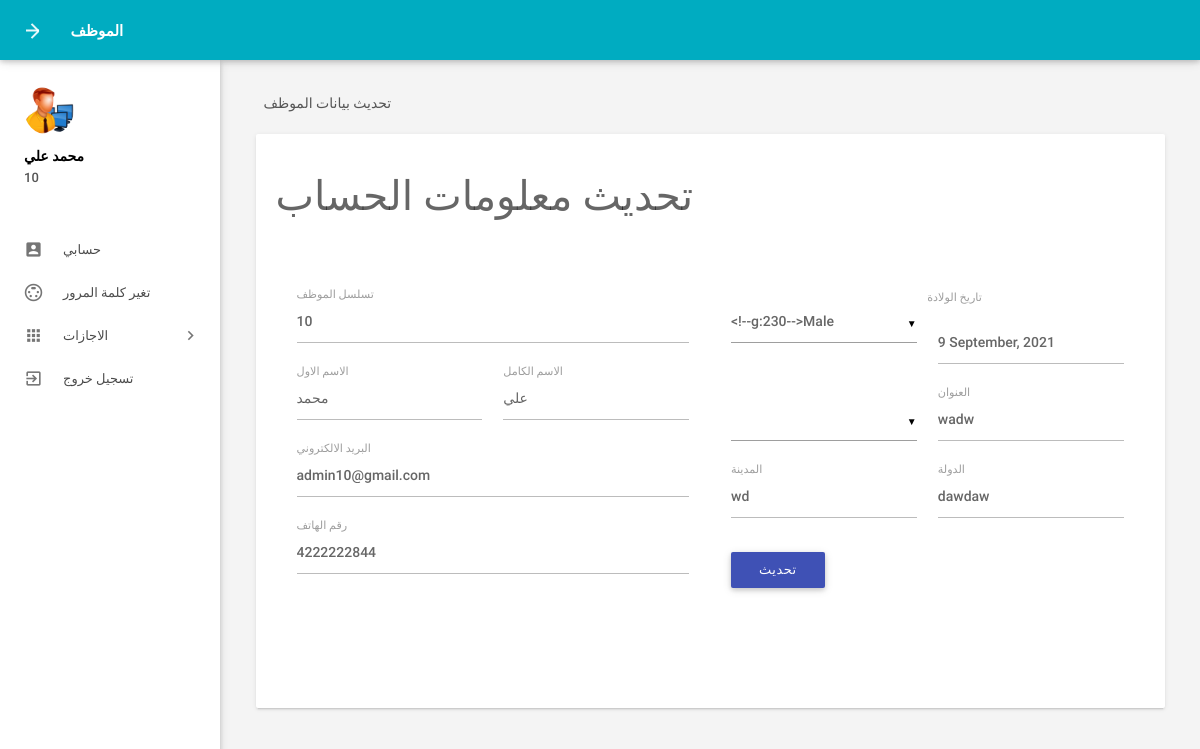
Page /myprofile.php (signed in) on the committed database.
### tables this page shows
CREATE TABLE `tblemployees` (
  `id` int(11) NOT NULL,
  `EmpId` varchar(100) NOT NULL,
  `FirstName` varchar(150) NOT NULL,
  `LastName` varchar(150) NOT NULL,
  `EmailId` varchar(200) NOT NULL,
  `Password` varchar(180) NOT NULL,
  `Gender` varchar(100) NOT NULL,
  `Dob` varchar(100) NOT NULL,
  `Department` varchar(255) NOT NULL,
  `Address` varchar(255) NOT NULL,
  `City` varchar(200) NOT NULL,
  `Country` varchar(150) NOT NULL,
  `Phonenumber` char(11) NOT NULL,
  `Status` int(1) NOT NULL,
  `RegDate` timestamp NOT NULL DEFAULT current_timestamp()
);

### myprofile.php (the view, shortened to what this page needs)
<?php
include('includes/config.php');
if(strlen($_SESSION['emplogin'])==0)
    {
header('location:index.php');
}
else{
    ?>
<!DOCTYPE html>
<html lang="en">
    <head>
        <link type="text/css" rel="stylesheet" href="assets/plugins/materialize/css/materialize.min.css"/>
        <link href="assets/plugins/material-preloader/css/materialPreloader.min.css" rel="stylesheet">
        <link href="assets/css/alpha.min.css" rel="stylesheet" type="text/css"/>
        <link href="assets/css/custom.css" rel="stylesheet" type="text/css"/>
    </head>
    <body>
  <?php include('includes/header.php');?>
       <?php include('includes/sidebar.php');?>
   <main class="mn-inner">
                <div class="row">
                    <div class="col s12">
                        <div class="page-title">تحديث بيانات الموظف</div>
                    </div>
                    <div class="col s12 m12 l12">
                        <div class="card">
                            <div class="card-content">
                                <form id="example-form" method="post" name="updatemp">
                                    <div>
                                        <h3>تحديث معلومات الحساب</h3>
                                        <section>
                                            <div class="wizard-content">
                                                <div class="row">
                                                    <div class="col m6">
                                                        <div class="row">
<?php
$eid=$_SESSION['emplogin'];
$sql = "SELECT * from  tblemployees where EmailId=:eid";
$query = $dbh -> prepare($sql);
$query -> bindParam(':eid',$eid, PDO::PARAM_STR);
$query->execute();
$results=$query->fetchAll(PDO::FETCH_OBJ);
if($query->rowCount() > 0)
{
foreach($results as $result)
{               ?>
 <div class="input-field col  s12">
<label for="empcode">تسلسل الموظف</label>
<input  name="empcode" id="empcode" value="<?php echo htmlentities($result->EmpId);?>" type="text" autocomplete="off" readonly required>
</div>
<div class="input-field col m6 s12">
<label for="firstName">الاسم الاول</label>
<input id="firstName" name="firstName" value="<?php echo htmlentities($result->FirstName);?>"  type="text" required>
</div>
<div class="input-field col m6 s12">
<label for="lastName">الاسم الكامل</label>
<input id="lastName" name="lastName" value="<?php echo htmlentities($result->LastName);?>" type="text" autocomplete="off" required>
</div>
<div class="input-field col s12">
<label for="email">البريد الالكتروني</label>
<input  name="email" type="email" id="email" value="<?php echo htmlentities($result->EmailId);?>" readonly autocomplete="off" required>
</div>
<div class="input-field col s12">
<label for="phone">رقم الهاتف</label>
<input id="phone" name="mobileno" type="tel" value="<?php echo htmlentities($result->Phonenumber);?>" maxlength="11" autocomplete="off" required>
 </div>
</div>
</div>
<div class="col m6">
<div class="row">
<div class="input-field col m6 s12">
</div>
<label for="birthdate">تاريخ الولادة</label>
<div class="input-field col m6 s12">
<input id="birthdate" name="dob"  class="datepicker" value="<?php echo htmlentities($result->Dob);?>" >
</div>
<div class="input-field col m6 s12">
</div>
<div class="input-field col m6 s12">
<label for="address">العنوان</label>
<input id="address" name="address" type="text"  value="<?php echo htmlentities($result->Address);?>" autocomplete="off" required>
</div>
<div class="input-field col m6 s12">
<label for="city">المدينة</label>
<input id="city" name="city" type="text"  value="<?php echo htmlentities($result->City);?>" autocomplete="off" required>
 </div>
<div class="input-field col m6 s12">
<label for="country">الدولة</label>
<input id="country" name="country" type="text"  value="<?php echo htmlentities($result->Country);?>" autocomplete="off" required>
</div>
<?php }}?>
<div class="input-field col s12">
<button type="submit" name="update"  id="update" class="waves-effect waves-light btn indigo m-b-xs">تحديث</button>
</div>
                                                        </div>
                                                    </div>
                                                </div>
                                            </div>
                                        </section>
                                    </div>
                                </form>
                            </div>
                        </div>
                    </div>
                </div>
            </main>
        </div>
        <div class="left-sidebar-hover"></div>
    </body>
</html>
<?php } ?>

### includes/sidebar.php (shortened to what this page needs)
     <aside id="slide-out" class="side-nav white fixed">
                <div class="side-nav-wrapper">
                    <div class="sidebar-profile">
                        <div class="sidebar-profile-image">
                            <img src="assets/images/em.png" class="circle" alt="">
                        </div>
                        <div class="sidebar-profile-info">
                    <?php
$eid=$_SESSION['eid'];
$sql = "SELECT FirstName,LastName,EmpId from  tblemployees where id=:eid";
$query = $dbh -> prepare($sql);
$query->bindParam(':eid',$eid,PDO::PARAM_STR);
$query->execute();
$results=$query->fetchAll(PDO::FETCH_OBJ);
if($query->rowCount() > 0)
{
foreach($results as $result)
{               ?>
                                <p><?php echo htmlentities($result->FirstName." ".$result->LastName);?></p>
                                <span><?php echo htmlentities($result->EmpId)?></span>
                         <?php }} ?>
                        </div>
                    </div>
                <ul class="sidebar-menu collapsible collapsible-accordion" data-collapsible="accordion">
  <li class="no-padding"><a class="waves-effect waves-grey" href="myprofile.php"><i class="material-icons">account_box</i>حسابي</a></li>
  <li class="no-padding"><a class="waves-effect waves-grey" href="emp-changepassword.php"><i class="material-icons">settings_input_svideo</i>تغير كلمة المرور</a></li>
                    <li class="no-padding">
                        <a class="collapsible-header waves-effect waves-grey"><i class="material-icons">apps</i>الاجازات<i class="nav-drop-icon material-icons">keyboard_arrow_right</i></a>
                    </li>
                  <li class="no-padding">
                                <a class="waves-effect waves-grey" href="logout.php"><i class="material-icons">exit_to_app</i>تسجيل خروج</a>
                            </li>
                </ul>
                </div>
            </aside>

### rows in the picture
tblemployees: FirstName+LastName "محمد علي", EmpId "10", empcode "10", firstName "محمد", lastName "علي", email "admin10@gmail.com", mobileno "4222222844", dob "9 September, 2021", address "wadw", city "wd", country "dawdaw"
